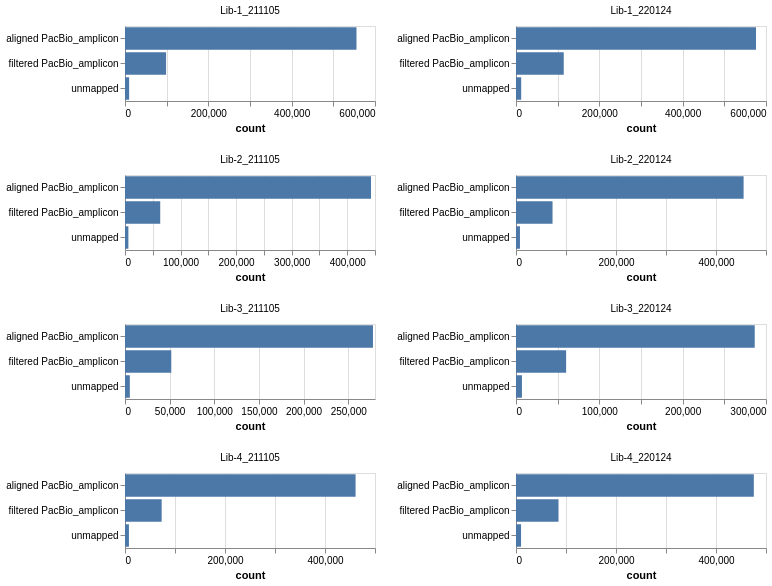

This figure's Vega-Lite source:
### Vega-Lite specification from a JSON file in a GitHub repository (floating-point values rounded to 4 significant figures)
{"config": {"view": {"continuousWidth": 400, "continuousHeight": 300}}, "data": {"values": [{"category": "aligned PacBio_amplicon", "count": 555551, "pacbioRun": "Lib-1_211105", "library": "Lib-1"}, {"category": "filtered PacBio_amplicon", "count": 98612, "pacbioRun": "Lib-1_211105", "library": "Lib-1"}, {"category": "unmapped", "count": 9945, "pacbioRun": "Lib-1_211105", "library": "Lib-1"}, {"category": "aligned PacBio_amplicon", "count": 277734, "pacbioRun": "Lib-3_211105", "library": "Lib-3"}, {"category": "filtered PacBio_amplicon", "count": 51835, "pacbioRun": "Lib-3_211105", "library": "Lib-3"}, {"category": "unmapped", "count": 5415, "pacbioRun": "Lib-3_211105", "library": "Lib-3"}, {"category": "aligned PacBio_amplicon", "count": 442826, "pacbioRun": "Lib-2_211105", "library": "Lib-2"}, {"category": "filtered PacBio_amplicon", "count": 63411, "pacbioRun": "Lib-2_211105", "library": "Lib-2"}, {"category": "unmapped", "count": 6108, "pacbioRun": "Lib-2_211105", "library": "Lib-2"}, {"category": "aligned PacBio_amplicon", "count": 461149, "pacbioRun": "Lib-4_211105", "library": "Lib-4"}, {"category": "filtered PacBio_amplicon", "count": 73321, "pacbioRun": "Lib-4_211105", "library": "Lib-4"}, {"category": "unmapped", "count": 7858, "pacbioRun": "Lib-4_211105", "library": "Lib-4"}, {"category": "aligned PacBio_amplicon", "count": 576055, "pacbioRun": "Lib-1_220124", "library": "Lib-1"}, {"category": "filtered PacBio_amplicon", "count": 114574, "pacbioRun": "Lib-1_220124", "library": "Lib-1"}, {"category": "unmapped", "count": 12434, "pacbioRun": "Lib-1_220124", "library": "Lib-1"}, {"category": "aligned PacBio_amplicon", "count": 286468, "pacbioRun": "Lib-3_220124", "library": "Lib-3"}, {"category": "filtered PacBio_amplicon", "count": 60157, "pacbioRun": "Lib-3_220124", "library": "Lib-3"}, {"category": "unmapped", "count": 7144, "pacbioRun": "Lib-3_220124", "library": "Lib-3"}, {"category": "aligned PacBio_amplicon", "count": 455196, "pacbioRun": "Lib-2_220124", "library": "Lib-2"}, {"category": "filtered PacBio_amplicon", "count": 73081, "pacbioRun": "Lib-2_220124", "library": "Lib-2"}, {"category": "unmapped", "count": 7931, "pacbioRun": "Lib-2_220124", "library": "Lib-2"}, {"category": "aligned PacBio_amplicon", "count": 475648, "pacbioRun": "Lib-4_220124", "library": "Lib-4"}, {"category": "filtered PacBio_amplicon", "count": 85015, "pacbioRun": "Lib-4_220124", "library": "Lib-4"}, {"category": "unmapped", "count": 10111, "pacbioRun": "Lib-4_220124", "library": "Lib-4"}]}, "mark": "bar", "encoding": {"facet": {"columns": 2, "field": "pacbioRun", "title": null, "type": "nominal"}, "tooltip": [{"field": "category", "type": "nominal"}, {"field": "count", "type": "quantitative"}, {"field": "pacbioRun", "type": "nominal"}, {"field": "library", "type": "nominal"}], "x": {"field": "count", "type": "quantitative"}, "y": {"axis": {"title": null}, "field": "category", "type": "nominal"}}, "height": 75, "resolve": {"scale": {"x": "independent", "y": "independent"}}, "width": 250, "$schema": "https://vega.github.io/schema/vega-lite/v5.json"}
